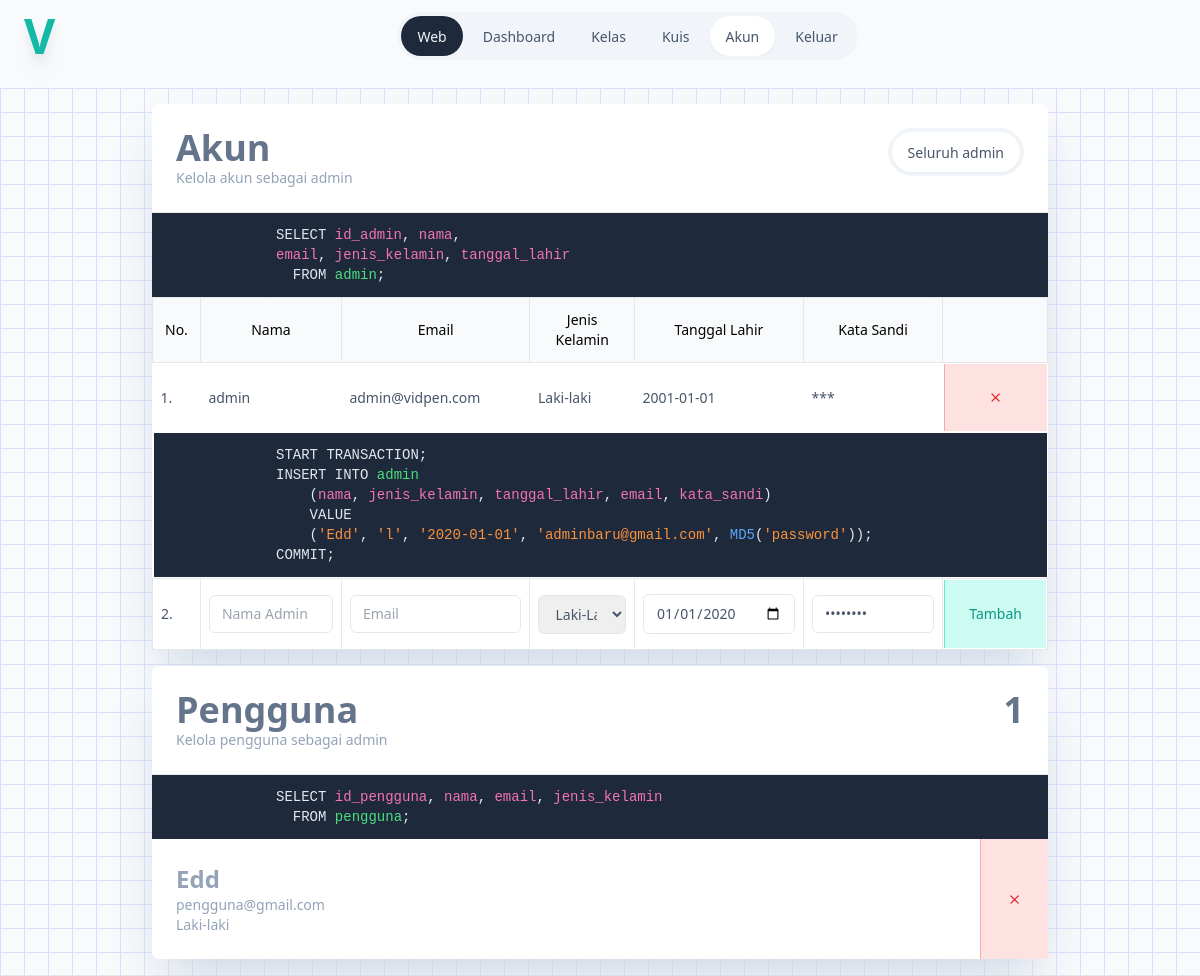
/admin/akun/index.php (signed in), run on the app's committed database.
### tables this page shows
CREATE TABLE `pengguna` (
  `id_pengguna` bigint(20) NOT NULL,
  `nama` varchar(100) NOT NULL,
  `jenis_kelamin` enum('l','p') NOT NULL,
  `tanggal_lahir` date NOT NULL,
  `email` varchar(255) NOT NULL,
  `kata_sandi` varchar(255) NOT NULL
);

### admin/akun/index.php (the view, shortened to what this page needs)
<?php
require_once "../../sambungan.php";
$query_mengambil_record_admin = "SELECT id_admin, nama, email, jenis_kelamin, tanggal_lahir FROM admin";
$query = $sambungan->prepare($query_mengambil_record_admin);
$query->execute([]);
$query_mengambil_record_pengguna = "SELECT id_pengguna, nama, email, jenis_kelamin FROM pengguna";
$query_pengguna = $sambungan->prepare($query_mengambil_record_pengguna);
$query_pengguna->execute([]);
$query_mengambil_jumlah_pengguna = "SELECT COUNT(*) as jumlah FROM pengguna";
$query_jumlah_pengguna = $sambungan->prepare($query_mengambil_jumlah_pengguna);
$query_jumlah_pengguna->execute([]);
$jumlah_pengguna = $query_jumlah_pengguna->fetchObject()->jumlah;
?>
<!DOCTYPE html>
<html lang="en">
<head>
	<script src="/tailwind.js"></script>
</head>
<body class="m-0 p-0 bg-slate-50">
	<div class="grid grid-cols-1 justify-items-center gap-4">
		<?php
		$aktif = "akun";
		require_once('../navbar.php');
		?>
		<div class="w-full border-b flex justify-center py-4 bg-pattern gap-4 p-4 flex-wrap">
			<div class="w-full max-w-4xl grid grid-cols-1 gap-4">
				<div class="bg-white rounded-md shadow-2xl shadow-slate-300">
					<div class="p-6 flex border-b justify-between flex-wrap gap-4">
						<div class="">
							<div class="text-4xl font-black text-slate-500">
								Akun
							</div>
							<div class="text-sm text-slate-400 group-hover:text-slate-500 max-w-sm">
								Kelola akun sebagai admin
							</div>
						</div>
						<div>
							<div class="p-1 rounded-full bg-slate-100">
								<ul class="flex gap-1">
									<li class="transition-all duration-75 px-4 py-2 rounded-full text-slate-600 hover:text-slate-400 <?= isNavbar("akun") ?>">
										<a href="/admin/akun" class="text-sm">
											Seluruh admin
										</a>
									</li>
								</ul>
							</div>
						</div>
					</div>
					<div class="w-full bg-slate-800">
						<div class="mx-auto max-w-2xl">
							<pre class="text-slate-200 bg-slate-800 rounded-md p-3 text-sm font-mono">
SELECT <code class="text-pink-400">id_admin</code>, <code class="text-pink-400">nama</code>,
<code class="text-pink-400">email</code>, <code class="text-pink-400">jenis_kelamin</code>, <code class="text-pink-400">tanggal_lahir</code>
  FROM <code class="text-green-400">admin</code>;</pre>
						</div>
					</div>
					<form action="" method="POST" enctype="multipart/form-data" class="w-full">
						<table class="w-full border-collapse">
							<thead>
								<tr class="bg-slate-50">
									<th class="p-3 text-sm font-normal border">
										No.
									</th>
									<th class="p-3 text-sm font-normal border">
										Nama
									</th>
									<th class="p-3 text-sm font-normal border">
										Email
									</th>
									<th class="p-3 text-sm font-normal border">
										Jenis Kelamin
									</th>
									<th class="p-3 text-sm font-normal border">
										Tanggal Lahir
									</th>
									<th class="p-3 text-sm font-normal border">
										Kata Sandi
									</th>
									<th class="p-3 text-sm font-normal border">
									</th>
								</tr>
							</thead>
							<tbody>
								<?php
								if ($query->rowCount()) :
									$no = 0;
									while ($admin = $query->fetchObject()) :
										$no++;
								?>
								<tr>
									<td class="p-2 text-sm text-slate-600">
										<?= $no ?>.
									</td>
									<td class="p-2 text-sm text-slate-600">
										<?= $admin->nama ?>
									</td>
									<td class="p-2 text-sm text-slate-600">
										<?= $admin->email ?>
									</td>
									<td class="p-2 text-sm text-slate-600">
										<?= $admin->jenis_kelamin == 'l' ? 'Laki-laki' : 'Perempuan' ?>
									</td>
									<td class="p-2 text-sm text-slate-600">
										<?= $admin->tanggal_lahir ?>
									</td>
									<td class="p-2 text-sm text-slate-600">
										***
									</td>
									<td class="text-sm text-slate-600">
										<div class="">
											<a href="akun/hapus-admin.php?id_admin=<?=$admin->id_admin ?>" title="Hapus" class="flex p-6 bg-red-100 fill-red-600 h-full justify-center items-center
												hover:fill-white hover:bg-red-600 transition-all
												border-l border-red-300">
												<svg xmlns="http://www.w3.org/2000/svg" width="1.2rem" height="1.2rem" class="bi bi-x" viewBox="0 0 16 16">
													<path d="M4.646 4.646a.5.5 0 0 1 .708 0L8 7.293l2.646-2.647a.5.5 0 0 1 .708.708L8.707 8l2.647 2.646a.5.5 0 0 1-.708.708L8 8.707l-2.646 2.647a.5.5 0 0 1-.708-.708L7.293 8 4.646 5.354a.5.5 0 0 1 0-.708z" />
												</svg>
											</a>
										</div>
									</td>
								</tr>
									<?php
									endwhile;
								endif;
								?>
								<tr>
									<td class="" colspan="7">
										<div class="w-full bg-slate-800">
											<div class="mx-auto max-w-2xl">
												<pre class="text-slate-200 bg-slate-800 rounded-md p-3 text-sm font-mono">
START TRANSACTION;
INSERT INTO <code class="text-green-400">admin</code>
	(<code class="text-pink-400">nama</code>, <code class="text-pink-400">jenis_kelamin</code>, <code class="text-pink-400">tanggal_lahir</code>, <code class="text-pink-400">email</code>, <code class="text-pink-400">kata_sandi</code>)
	VALUE
	(<code class="text-orange-400">'Edd'</code>, <code class="text-orange-400">'l'</code>, <code class="text-orange-400">'2020-01-01'</code>, <code class="text-orange-400">'adminbaru@gmail.com'</code>, <code class="text-blue-400">MD5</code>(<code class="text-orange-400">'password'</code>));
COMMIT;</pre>
											</div>
										</div>
									</td>
								</tr>
								<tr>
									<td class="p-2 text-sm border text-slate-600">
										<?= ++$no ?>.
									</td>
									<td class="p-2 text-sm border text-slate-600">
										<input type="text" id="nama" name="nama" class="px-3 py-2 border rounded-md w-full" placeholder="Nama Admin" value="">
									</td>
									<td class="p-2 text-sm border text-slate-600">
										<input type="text" id="email" name="email" class="px-3 py-2 border rounded-md w-full" placeholder="Email" value="">
									</td>
									<td class="p-2 text-sm border text-slate-600">
										<select id="jenis_kelamin" name="jenis_kelamin" class="px-3 py-2 border rounded-md w-full">
											<option value="l">Laki-Laki</option>
										</select>
									</td>
									<td class="p-2 text-sm border text-slate-600">
										<input type="date" id="tanggal_lahir" name="tanggal_lahir" class="px-3 py-2 border rounded-md w-full" value="2020-01-01">
									</td>
									<td class="p-2 text-sm border text-slate-600">
										<input type="password" id="kata_sandi" name="kata_sandi" class="px-3 py-2 border rounded-md w-full" placeholder="Kata Sandi" value="password">
									</td>
									<td class="text-sm border text-slate-600">
										<div class="w-full">
											<button title="Tambah" type="submit" class="flex p-6 bg-teal-100 text-teal-600 h-full w-full justify-center items-center
												hover:text-white hover:bg-teal-600 transition-all
												border-l border-teal-300">
												Tambah
											</button>
										</div>
									</td>
								</tr>
							</tbody>
						</table>
					</form>
				</div>
				<div class="bg-white rounded-md shadow-2xl shadow-slate-300">
					<div class="p-6 flex border-b justify-between flex-wrap gap-4">
						<div class="">
							<div class="text-4xl font-black text-slate-500">
								Pengguna
							</div>
							<div class="text-sm text-slate-400 group-hover:text-slate-500 max-w-sm">
								Kelola pengguna sebagai admin
							</div>
						</div>
						<div>
							<div class="text-4xl font-black text-slate-500 text-right">
								<?=$jumlah_pengguna ?>
							</div>
						</div>
					</div>
					<div class="w-full bg-slate-800">
						<div class="mx-auto max-w-2xl">
							<pre class="text-slate-200 bg-slate-800 rounded-md p-3 text-sm font-mono">
SELECT <code class="text-pink-400">id_pengguna</code>, <code class="text-pink-400">nama</code>, <code class="text-pink-400">email</code>, <code class="text-pink-400">jenis_kelamin</code>
  FROM <code class="text-green-400">pengguna</code>;</pre>
						</div>
					</div>
					<div class="">
						<ul class="grid grid-cols-1 divide-y divide-solid">
							<?php
							if ($query->rowCount()) :
								while ($pengguna = $query_pengguna->fetchObject()) :
							?>
									<li class="flex">
										<div class="p-6 flex h-full hover:bg-slate-50 group gap-6 flex-grow">
											<div>
												<div class="text-2xl font-black text-slate-400 group-hover:text-slate-500">
													<?= $pengguna->nama ?>
												</div>
												<div class="text-sm text-slate-400">
													<?= $pengguna->email ?? "-" ?>
												</div>
												<div class="text-sm text-slate-400">
													<?= $pengguna->jenis_kelamin == 'l' ? "Laki-laki" : "Perempuan" ?>
												</div>
											</div>
										</div>
										<div class="">
											<a href="akun/hapus-pengguna.php?id_pengguna=<?=$pengguna->id_pengguna ?>" title="Hapus" class="flex p-6 bg-red-100 fill-red-600 h-full justify-center items-center
												hover:fill-white hover:bg-red-600 transition-all
												border-l border-red-300">
												<svg xmlns="http://www.w3.org/2000/svg" width="1.2rem" height="1.2rem" class="bi bi-x" viewBox="0 0 16 16">
													<path d="M4.646 4.646a.5.5 0 0 1 .708 0L8 7.293l2.646-2.647a.5.5 0 0 1 .708.708L8.707 8l2.647 2.646a.5.5 0 0 1-.708.708L8 8.707l-2.646 2.647a.5.5 0 0 1-.708-.708L7.293 8 4.646 5.354a.5.5 0 0 1 0-.708z" />
												</svg>
											</a>
										</div>
									</li>
								<?php
								endwhile;
							endif;
							?>
						</ul>
					</div>
				</div>
			</div>
		</div>
	</div>
</body>
</html>

### admin/akun/index.php (style rules this page uses)
.bg-pattern { background-color: rgba(244, 244, 255, 0); background-image: linear-gradient(#dbddff 1.2000000000000002px, transparent 1.2000000000000002px), linear-gradient(to right, #dbddff 1.2000000000000002px, rgba(244, 244, 255, 0) 1.2000000000000002px); background-size: 24px 24px; }

### data on the page
pengguna: nama "Edd", email "pengguna@gmail.com", jenis_kelamin "Laki-laki"

### other printed values
$admin->nama "admin"
$admin->email "admin@vidpen.com"
$admin->tanggal_lahir "2001-01-01"
$jumlah_pengguna "1"
